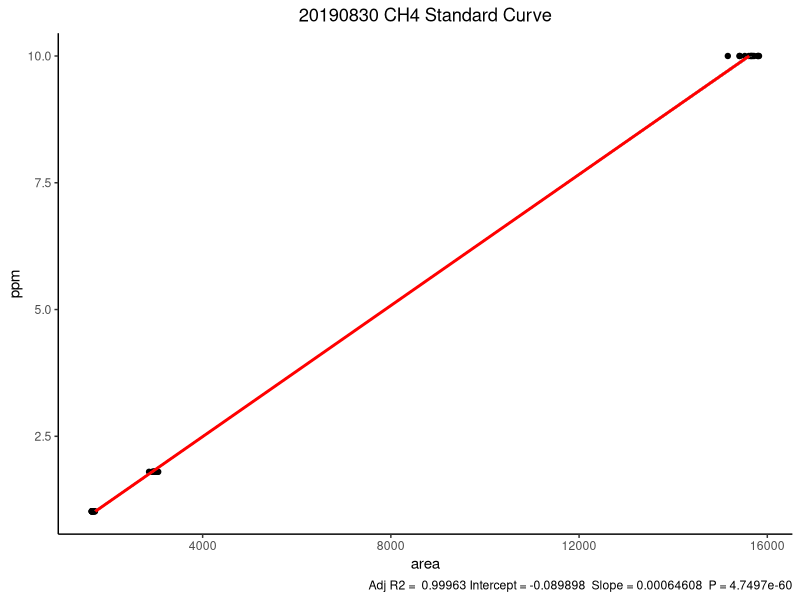

Write R code to recreate this figure.
#------------------------------------------
# Load packages
library(tidyverse)
library(here)


#-------------------------------------------
# Read in data

ch4_standards <- read_csv(here::here("data",
                                     "ch4_standard_raw.csv"))

#-------------------------------------------
# Use lm(), linear model function, to create regression model

### Change dates in name and filter

fit_ch4_20190830 <- lm(ppm ~ area, data = ch4_standards %>% filter(date == "2019_08_30"))

#-------------------------------------------
#Use summary function to get summary information about linear model

### Changes dates

summary(fit_ch4_20190830)

#--------------------------------------------
#Function to create standard curve
### Change date in labs

ggplot_regression <- function (fit) {
  
  require(ggplot2)
  
  ggplot(fit$model, aes_string(x = names(fit$model)[1], y = names(fit$model)[2])) + 
    geom_point() +
    stat_smooth(method = "lm", col = "red") +
    labs(title = "20190830 CH4 Standard Curve", caption = paste("Adj R2 = ",signif(summary(fit)$adj.r.squared, 5),
                                                                "Intercept =",signif(fit$coef[[1]],5 ),
                                                                " Slope =",signif(fit$coef[[2]], 5),
                                                                " P =",signif(summary(fit)$coef[2,4], 5)))
}

### Change date in filter




ggplot_regression(lm(ppm ~ area, data = ch4_standards %>% 
                       filter(date == "2019_08_30")))+
  coord_flip()+
  theme_classic()+
  theme(panel.grid.major = element_blank(),
        panel.grid.minor = element_blank(),
        plot.title = element_text(hjust = 0.5),
        title = element_text(vjust=3))

